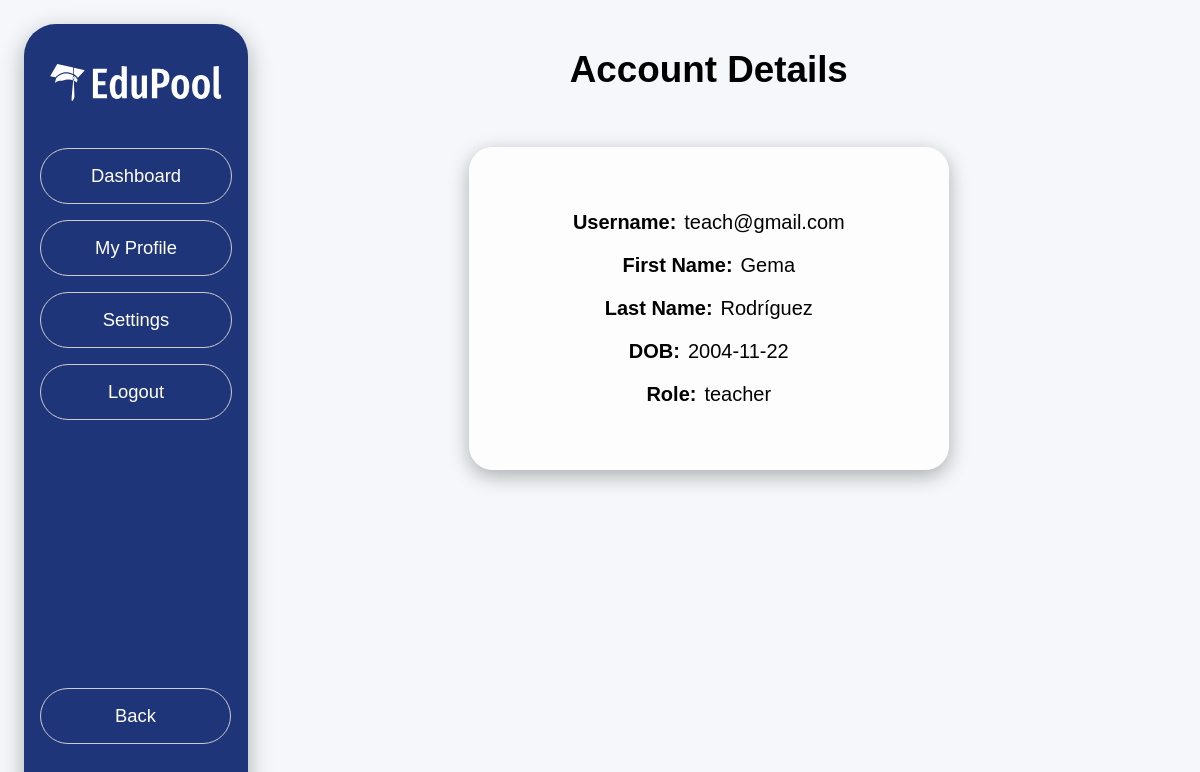
Screenshot of /accountDetails (signed in) with the database file from the repository.
### website/models.py (models this page shows)
class User(db.Model, UserMixin):
    __tablename__ = 'users'
    id=db.Column(db.Integer, primary_key=True)
    username = db.Column(db.String(150), unique = True) #email for username
    password=db.Column(db.String(150))
    first_name = db.Column(db.String(150))
    last_name = db.Column(db.String(150))
    DOB =  db.Column(db.String(150))
    user_type = db.Column(db.String(50))

### website/views.py (the view)
@views.route('/accountDetails')
@login_required
def account_details():
    return render_template("accountDetails.html", user=current_user)

### website/__init__.py (called while the page is built)
def create_app():
    app = Flask(__name__)
    app.config['SECRET_KEY'] = 'gvfvsvf'
    app.config["SQLALCHEMY_DATABASE_URI"]= f"sqlite:///{DB_NAME}"
    db.init_app(app)
    from .views import views
    from .auth import auth
    app.register_blueprint(views, url_prefix='/')
    app.register_blueprint(auth, url_prefix='/')
    from .models import User
    create_database(app)
    login_manager = LoginManager()
    login_manager.login_view = 'auth.login'
    login_manager.init_app(app)
    @login_manager.user_loader
    def load_user(id):
        return User.query.get(int(id))
    return app

### website/templates/accountDetails.html (shortened to what this page needs)
<!DOCTYPE html>
<html lang="en">
<head>
    <link rel="stylesheet" href="{{ url_for('static', filename='css/base.css') }}">
    <link rel="stylesheet" href="{{ url_for('static', filename='css/accountDetails.css') }}">
</head>
    <body>
        {% include 'sidebar.html' %}
        <a href="{{ url_for('views.home') }}" class="back-button">Back</a>
        <main>
            <h1>Account Details</h1>
            <div class="card">
                <ul>
                    <li>
                        <span>Username:</span>{{ user.username }}
                    </li>
                    <li>
                        <span>First Name:</span>{{ user.first_name }}</li>
                    <li>
                        <span>Last Name:</span>{{ user.last_name }}
                    </li>
                    <li>
                        <span>DOB:</span>{{ user.DOB }}
                    </li>
                    <li>
                        <span>Role:</span>{{ user.user_type }}
                    </li>
                </ul>
            </div>
        </main>
    </body>
</html>

### website/static/css/base.css (style rules this page uses)
body { background: #f5f7fa; padding: 1rem; font-family: Helvetica, sans-serif; font-size: 1.15rem; }
a { text-decoration: none; }
main { width: 80%; margin-left: 14rem; display: flex; flex-direction: column; align-items: center; justify-content: center; }
.card { width: 30rem; min-height: 16rem; margin: 2rem; border-radius: 1.5rem; padding: 1.5rem; box-sizing: border-box; background-color: rgba(255, 255, 255, 0.79); box-shadow: 0px 6px 20px rgba(0, 0, 0, 0.3); transition: transform 0.5s ease-in-out; display: flex; flex-direction: column; justify-content: center; align-items: center; text-align: center; }
.back-button { width: 7.8rem; text-align: center; position: fixed; bottom: 3.5rem; left: 2.5rem; background-color: #1f3579; padding: 1rem 2rem; border: 1px solid #ccc; border-radius: 2rem; text-decoration: none; color: white; transition: background 0.5s, color 0.5s; }

### website/static/css/accountDetails.css (style rules this page uses)
ul { list-style-type: none; padding: 0; font-size: 1.25rem; }
li { margin: 1.25rem 0; }
li span { font-weight: bold; margin-right: 0.5rem; }

### rows the page displays
User: username "teach@gmail.com", first_name "Gema", last_name "Rodríguez", DOB "2004-11-22", user_type "teacher"
